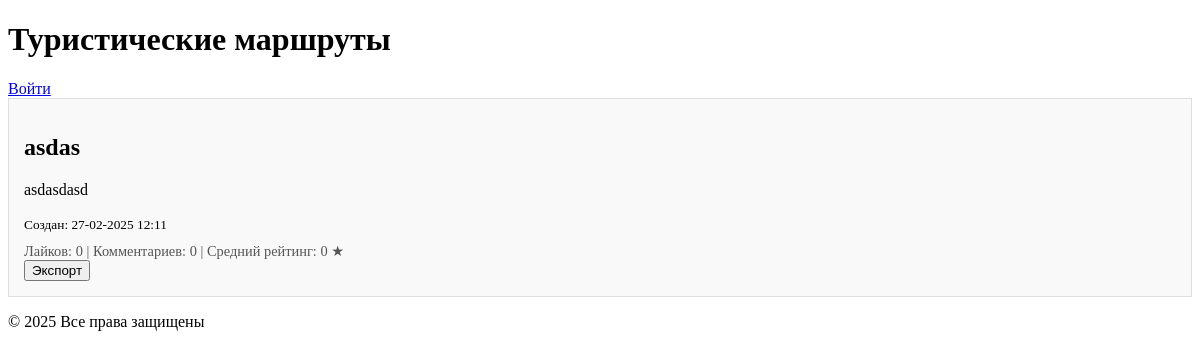
Before: / with the older database file.
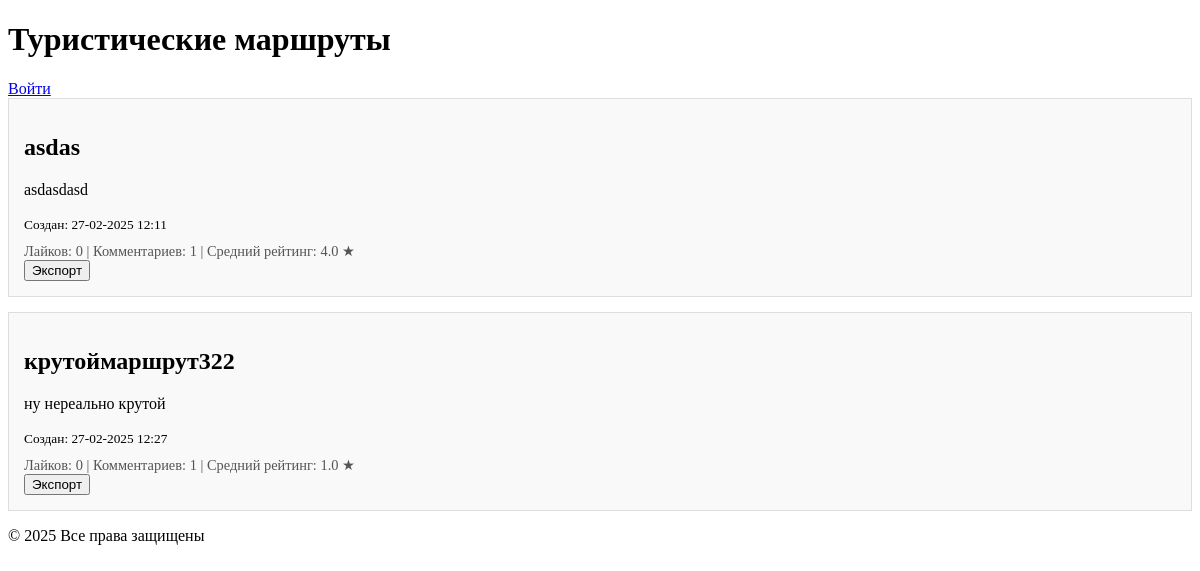
After: the same page with the newer database file.
### app.py (models this page shows)
class Route(db.Model):
    __tablename__ = 'route'
    id = db.Column(db.Integer, primary_key=True)
    title = db.Column(db.String(100), nullable=False)
    description = db.Column(db.Text)
    is_private = db.Column(db.Boolean, default=False)
    moderated = db.Column(db.Boolean, default=False)
    created_at = db.Column(db.DateTime, default=datetime.utcnow)
    updated_at = db.Column(db.DateTime, default=datetime.utcnow, onupdate=datetime.utcnow)
    user_id = db.Column(db.Integer, db.ForeignKey('user.id'))
    photos = db.relationship('Photo', backref='route', lazy=True)
    comments = db.relationship('Comment', backref='route', lazy=True)
    changes = db.relationship('ChangeHistory', backref='route', lazy=True)
    landmarks = db.relationship('Landmark', backref='route', lazy=True)
    points = db.Column(db.Text, nullable=True)
    allMarkers = db.Column(db.Text, nullable=True)
    likes = db.relationship('Like', backref='route', lazy='dynamic')
    ratings = db.relationship('Rating', backref='route', lazy='dynamic')
    @property
    def likes_count(self):
        return self.likes.count()
    @property
    def average_rating(self):
        ratings_list = self.ratings.all()
        if ratings_list:
            return round(sum(r.rating for r in ratings_list) / len(ratings_list), 1)
        return 0

class Rating(db.Model):
    id = db.Column(db.Integer, primary_key=True)
    user_id = db.Column(db.Integer, db.ForeignKey('user.id'))
    route_id = db.Column(db.Integer, db.ForeignKey('route.id'))
    rating = db.Column(db.Integer)

### app.py (the view)
@app.route('/')
def index():
    if current_user.is_authenticated:
        routes = Route.query.filter((Route.is_private == False) | (Route.user_id == current_user.id)).all()
        user_ratings = {rating.route_id: rating.rating for rating in Rating.query.filter_by(user_id=current_user.id).all()}
    else:
        routes = Route.query.filter_by(is_private=False).all()
        user_ratings = {}
    return render_template('index.html', routes=routes, user_ratings=user_ratings)

### templates/index.html (shortened to what this page needs)
<!DOCTYPE html>
<html lang="ru">
<head>
  <link rel="stylesheet" href="{{ url_for('static', filename='css/styles.css') }}">
</head>
<body>
  <header>
    <h1>Туристические маршруты</h1>
    {% if current_user.is_authenticated %}
      <div>
        Привет, {{ current_user.username }}!
        <a href="{{ url_for('user_profile', user_id=current_user.id) }}">Профиль</a>
        <a href="{{ url_for('logout') }}">Выйти</a>
        <a href="{{ url_for('create_route') }}">Создать маршрут</a>
      </div>
    {% else %}
      <a href="{{ url_for('login') }}">Войти</a>
    {% endif %}
  </header>
  <main>
    {% if routes %}
      {% for route in routes %}
      <div class="route-card">
        <a href="{{ url_for('view_route', route_id=route.id) }}">
          <h2>{{ route.title }}</h2>
          <p>{{ route.description }}</p>
          <small>Создан: {{ route.created_at.strftime("%d-%m-%Y %H:%M") }}</small>
        </a>
        <div class="meta-info">
          <span>Лайков: {{ route.likes_count }}</span> |
          <span>Комментариев: {{ route.comments|length }}</span> |
          <span>Средний рейтинг: {{ route.average_rating }} ★</span>
        </div>
        <div>
          <div class="export-menu">
            <button>Экспорт</button>
          </div>
        </div>
      </div>
      {% endfor %}
    {% else %}
      <p>Маршрутов пока нет.</p>
    {% endif %}
  </main>
  <footer>
    <p>&copy; {{ current_year if current_year is defined else 2025 }} Все права защищены</p>
  </footer>
</body>
</html>

Changed rows visible on the page:
computed for Route "asdas": comments|length "0" → "1"; average_rating "0" → "4.0"
added Route: title "крутоймаршрут322", description "ну нереально крутой", created_at "27-02-2025 12:27", likes_count "0", comments|length "1", average_rating "1.0"
